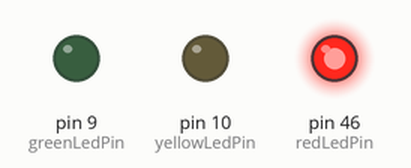
This sketch was run on a simulated Arduino Mega 2560, built with avr-gcc and run on an emulated ATmega2560. Shown: output pins drawn as LEDs (lit = HIGH).

Above: at 2.5 s.
At 7.5 s:
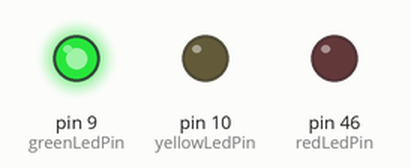
At 10.05 s:
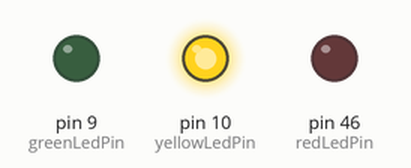
At 11.95 s:
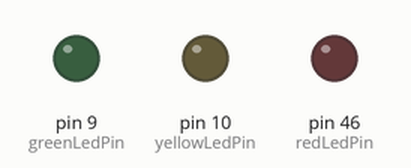
Timing chart, 0 to 15.6 s (numbered marks = the images above):
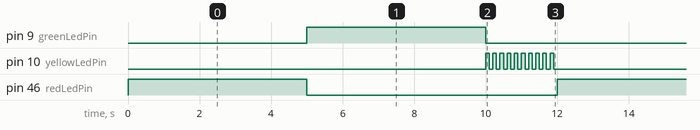

The sketch:

trafic-light.ino
```cpp
/* -----------------------------------------------------------------
//   系所：資科工碩一 | 學號：312551105  | 姓名：羅羽軒
// -----------------------------------------------------------------
//  紅綠燈實驗要求：
//  - 依底下的時間設定要求，讓紅綠燈的三種燈依序並且反覆發光
//  - 設定紅燈5秒，綠燈5秒，黃燈2秒，其中黃燈閃爍速率為每0.1秒交替發光與熄滅
// ----------------------------------------------------------------- */

const int redLedPin = 46;
const int greenLedPin = 9;
const int yellowLedPin = 10;
const int SECOND = 1000;
const int YELLOW_BLINK_INTERVAL = 0.1 * SECOND;
int yellowLedState = LOW;  // default is LOW voltage (turn off here)

void setup() {
  pinMode(redLedPin, OUTPUT);
  pinMode(greenLedPin, OUTPUT);
  pinMode(yellowLedPin, OUTPUT);
}

void loop() {
  // red light for 5s
  digitalWrite(redLedPin, HIGH);  // turn on (voltage level HIGH)
  delay(5 * SECOND);              // wait 5s
  digitalWrite(redLedPin, LOW);   // turn off (voltage level LOW)

  // green light for 5s
  digitalWrite(greenLedPin, HIGH);
  delay(5 * SECOND);
  digitalWrite(greenLedPin, LOW);

  // yellow blink with interval 0.1s
  for (int i = 0; i < 2 * SECOND; i += YELLOW_BLINK_INTERVAL) {
    if (yellowLedState == HIGH) {  // the last step (1900) go here then exit
      yellowLedState = LOW;        // set to off
    } else {
      yellowLedState = HIGH;
    }
    digitalWrite(yellowLedPin, yellowLedState);
    delay(YELLOW_BLINK_INTERVAL);
  }
}
```

Measured:
- by itself, pin 9 (greenLedPin), pin 46 (redLedPin): alternates HIGH for 5.0 s and LOW for 7.0 s
- by itself, pin 10 (yellowLedPin): repeats every 12.0 s: 9 × (LOW 0.10 s, HIGH 0.10 s), LOW 10.1 s, HIGH 0.10 s
- by itself, everything shown: repeats every 12.0 s, in 22 steps
